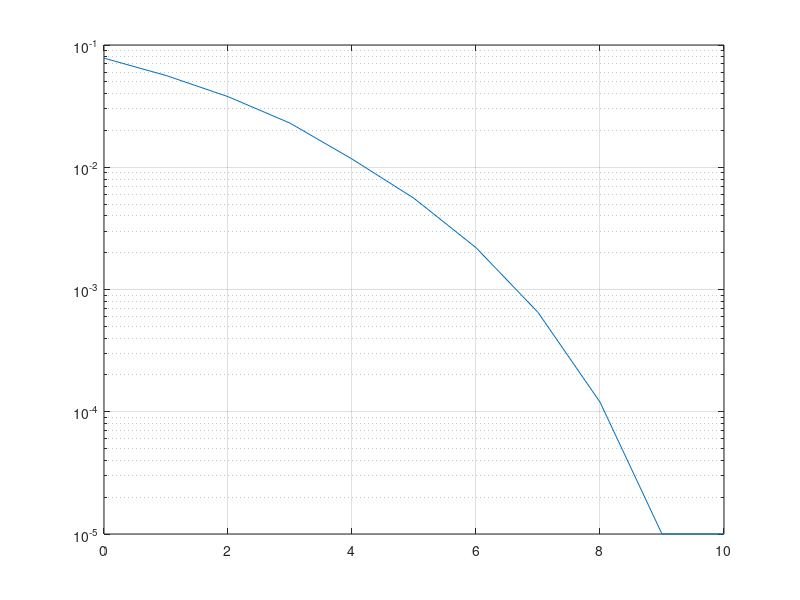

This chart was generated by the following MATLAB code:
clear
clc
%simulation parameter setting
A = 1;
f0 = 2;
fs = 32;
rs = 1;
n = 32;
frs = fs/rs;
nFrame=100000;
EbN0 = 0:1:10;
B = zeros(length(EbN0),nFrame);
ii = 1:n;
%run simulation loop
for eitr = 1:length(EbN0)
    for itr=1:nFrame
        a=rand>0.5;%sourse bit generation
        d = 1-2*a;%BPSK modulation
        rd = ones(1,32)*d;%resample
        md = A*cos(2*pi*(ii-1)*f0/fs);
        s = rd.*md;%transmit signal
        %through channel
        noise_var = 0.25*frs/(10^(0.1*EbN0(eitr)));
        white_noise = (rand(1,n)-0.5)*sqrt(12*noise_var);
        r = s + white_noise;
%         r = awgn(s,EbN0(eitr));%need modefied later here
      
        %receiver
        ss = fft(r);
        b = real(ss(3))<0;
        if a~=b
            B(eitr,itr) = 1;
        end
    end
end
BER = sum(B')/nFrame;
semilogy(EbN0,BER)
grid on
